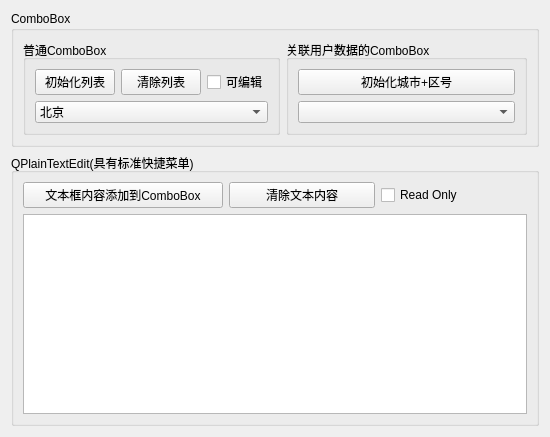
<?xml version="1.0" encoding="UTF-8"?>
<ui version="4.0">
 <class>Widget</class>
 <widget class="QWidget" name="Widget">
  <property name="geometry">
   <rect>
    <x>0</x>
    <y>0</y>
    <width>550</width>
    <height>426</height>
   </rect>
  </property>
  <property name="windowTitle">
   <string>Widget</string>
  </property>
  <layout class="QGridLayout" name="gridLayout_5">
   <item row="0" column="0">
    <widget class="QGroupBox" name="groupBox_3">
     <property name="title">
      <string>ComboBox</string>
     </property>
     <layout class="QGridLayout" name="gridLayout_3">
      <item row="0" column="0">
       <widget class="QGroupBox" name="groupBox">
        <property name="title">
         <string>普通ComboBox</string>
        </property>
        <layout class="QGridLayout" name="gridLayout">
         <item row="0" column="0">
          <layout class="QVBoxLayout" name="verticalLayout">
           <item>
            <layout class="QHBoxLayout" name="horizontalLayout">
             <item>
              <widget class="QPushButton" name="btn_initCboBox">
               <property name="text">
                <string>初始化列表</string>
               </property>
              </widget>
             </item>
             <item>
              <widget class="QPushButton" name="btn_clearCboBox">
               <property name="text">
                <string>清除列表</string>
               </property>
              </widget>
             </item>
             <item>
              <widget class="QCheckBox" name="cb_isEditable">
               <property name="text">
                <string>可编辑</string>
               </property>
              </widget>
             </item>
            </layout>
           </item>
           <item>
            <widget class="QComboBox" name="cbb_generaCboBox">
             <item>
              <property name="text">
               <string>北京</string>
              </property>
             </item>
             <item>
              <property name="text">
               <string>上海</string>
              </property>
             </item>
            </widget>
           </item>
          </layout>
         </item>
        </layout>
       </widget>
      </item>
      <item row="0" column="1">
       <widget class="QGroupBox" name="groupBox_2">
        <property name="title">
         <string>关联用户数据的ComboBox</string>
        </property>
        <layout class="QGridLayout" name="gridLayout_2">
         <item row="0" column="0">
          <layout class="QVBoxLayout" name="verticalLayout_2">
           <item>
            <widget class="QPushButton" name="btn_initCityNumber">
             <property name="text">
              <string>初始化城市+区号</string>
             </property>
            </widget>
           </item>
           <item>
            <widget class="QComboBox" name="cbb_userDataCboBox"/>
           </item>
          </layout>
         </item>
        </layout>
       </widget>
      </item>
     </layout>
    </widget>
   </item>
   <item row="1" column="0">
    <widget class="QGroupBox" name="groupBox_4">
     <property name="title">
      <string>QPlainTextEdit(具有标准快捷菜单)</string>
     </property>
     <layout class="QGridLayout" name="gridLayout_4">
      <item row="0" column="0">
       <layout class="QVBoxLayout" name="verticalLayout_3">
        <item>
         <layout class="QHBoxLayout" name="horizontalLayout_2">
          <item>
           <widget class="QPushButton" name="btn_addContextToCboBox">
            <property name="minimumSize">
             <size>
              <width>200</width>
              <height>0</height>
             </size>
            </property>
            <property name="text">
             <string>文本框内容添加到ComboBox</string>
            </property>
           </widget>
          </item>
          <item>
           <widget class="QPushButton" name="btn_clearContext">
            <property name="text">
             <string>清除文本内容</string>
            </property>
           </widget>
          </item>
          <item>
           <widget class="QCheckBox" name="cb_isReadOnly">
            <property name="text">
             <string>Read Only</string>
            </property>
           </widget>
          </item>
         </layout>
        </item>
        <item>
         <widget class="QPlainTextEdit" name="pte_plainTextEdit">
          <property name="minimumSize">
           <size>
            <width>0</width>
            <height>200</height>
           </size>
          </property>
         </widget>
        </item>
       </layout>
      </item>
     </layout>
    </widget>
   </item>
  </layout>
 </widget>
 <resources/>
 <connections/>
</ui>
